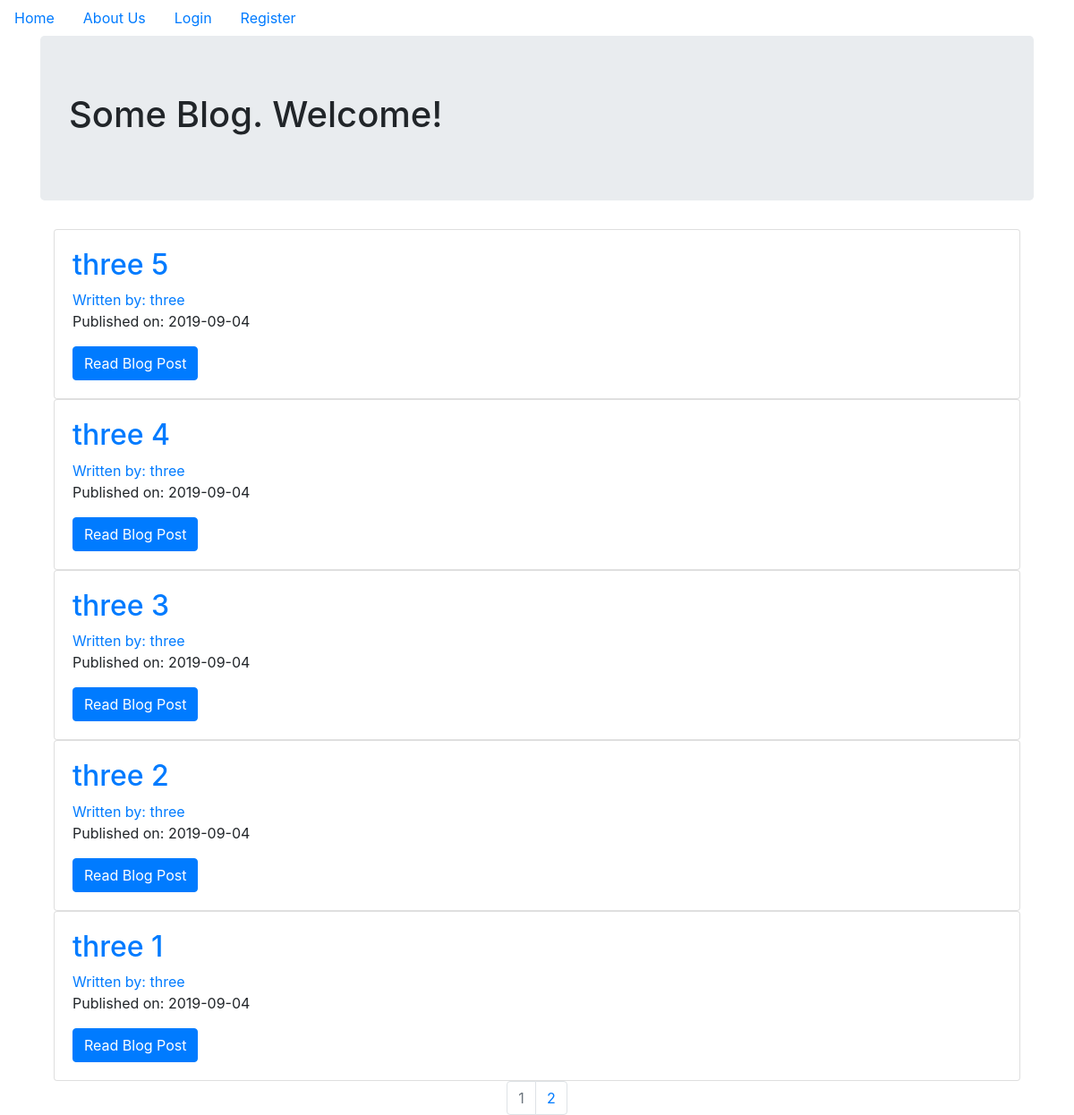
The page / on the database its author committed.
### blog/models.py (models this page shows, shortened)
class BlogPost(db.Model):
	users = db.relationship(User)
	id = db.Column(db.Integer, primary_key = True)
	user_id = db.Column(db.Integer, db.ForeignKey('users.id'), nullable = False)
	date = db.Column(db.DateTime, nullable = False, default = datetime.utcnow)
	title = db.Column(db.String(140),nullable = False)
	text = db.Column(db.Text, nullable=False)

class User(db.Model, UserMixin):
	__tablename__ = 'users'
	id = db.Column(db.Integer, primary_key = True)
	profile_image = db.Column(db.String(64),nullable = False, default = 'default_profile.png')
	email = db.Column(db.String(64), unique = True, index=True)
	username = db.Column(db.String(64), unique=True, index=True)
	password_hash = db.Column(db.String(128))
	posts = db.relationship('BlogPost',backref='author', lazy=True)

### blog/core/views.py (the view)
@core.route('/')
def index():
	page = request.args.get('page',1,type=int)
	blog_posts = BlogPost.query.order_by(BlogPost.date.desc()).paginate(page=page,per_page=5)
	return render_template('index.html', blog_posts=blog_posts)

### blog/templates/index.html
{% extends "base.html" %}
{% block content %}
<div class="jumbotron">
	<h1>Some Blog. Welcome!</h1>
</div>
<div class="container">
	{% for post in blog_posts.items %}
	  <div class="card">
	  	<div class="card-body">
	  		<h2> <a class='card-title' href="{{url_for('blog_posts.blog_post', blog_post_id=post.id)}}">{{post.title}}</a></h2>
	  		<a href="{{url_for('users.user_posts', username=post.author.username)}}">Written by: {{post.author.username}}</a>
	  		<p>Published on: {{post.date.strftime('%Y-%m-%d')}}</p>
	  		<a class="btn btn-primary" href="{{url_for('blog_posts.blog_post', blog_post_id=post.id)}}">Read Blog Post</a>
	  	</div>
	  </div>
	{% endfor %}
</div>
<nav aria-label='Page Navigation'>
	<ul class="pagination justify-content-center">
		{% for page_num in blog_posts.iter_pages(left_edge=1,right_edge=1, left_current = 1, right_current=2) %}
			{% if blog_posts.page == page_num %}
			<li class='page-item disabled'>
			  <a class="page-link" href="{{url_for('core.index',page=page_num)}}">{{page_num}}</a>
			</li>
			{% else %}
			<li class='page-item'>
			  <a class="page-link" href="{{url_for('core.index',page=page_num)}}">{{page_num}}</a>
			</li>
			{% endif %}
		{% endfor %}
	</ul>
</nav>
{% endblock %}

### rows shown on the page
BlogPost: title "three 5", author.username "three", date "2019-09-04"
BlogPost: title "three 4", author.username "three", date "2019-09-04"
BlogPost: title "three 3", author.username "three", date "2019-09-04"
BlogPost: title "three 2", author.username "three", date "2019-09-04"
BlogPost: title "three 1", author.username "three", date "2019-09-04"

### other values the page prints
{{ page_num }} "1"
{{ page_num }} "2"
